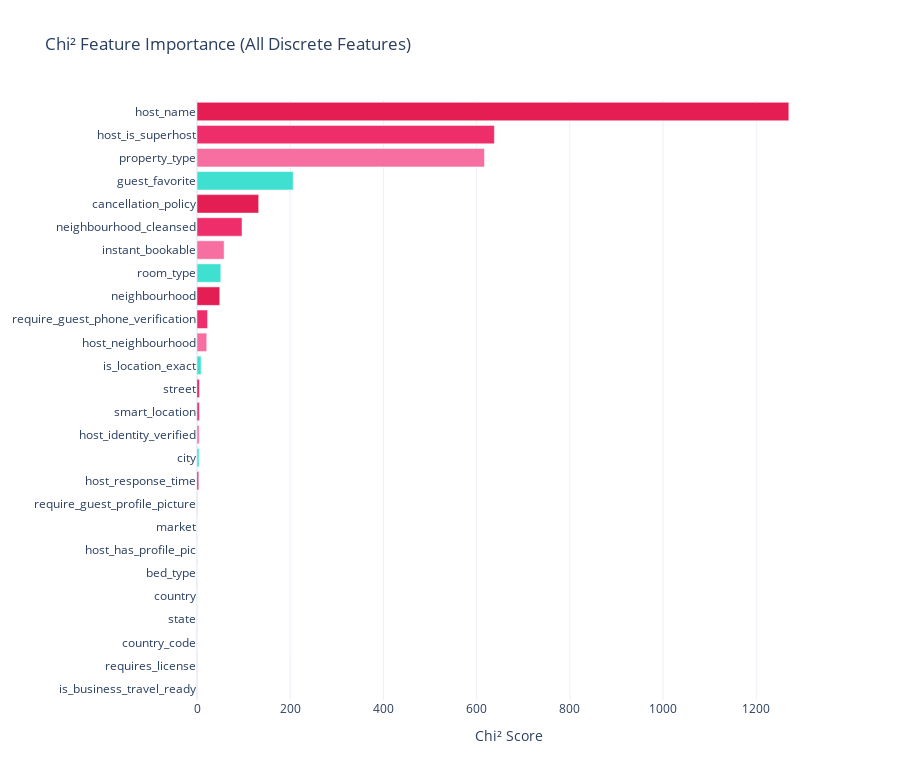

The cell this chart's notebook holds for it:
### Code cell
import plotly.graph_objects as go

chi2_scores_sorted = chi2_scores.sort_values(by='Chi2 Score', ascending=False).reset_index(drop=True)
features = chi2_scores_sorted['Feature']
scores = chi2_scores_sorted['Chi2 Score']
colors = ['#E41D53', '#EE2D6B', '#F76EA0', '#40E0D0']
color_cycle = [colors[i % len(colors)] for i in range(len(features))]
fig = go.Figure(go.Bar(
    x=scores,
    y=features,
    orientation='h',
    marker=dict(color=color_cycle)
))
fig.update_layout(
    title='Chi² Feature Importance (All Discrete Features)',
    xaxis_title='Chi² Score',
    yaxis=dict(autorange='reversed'),
    template='plotly_white',
    height=30 * len(features)
)

fig.show()

### Figure 1 — Plotly figure (JSON) as saved in the notebook; plotly's stock layout.template omitted (floating-point values rounded to 4 significant figures)
{"data": [{"marker": {"color": ["#E41D53", "#EE2D6B", "#F76EA0", "#40E0D0", "#E41D53", "#EE2D6B", "#F76EA0", "#40E0D0", "#E41D53", "#EE2D6B", "#F76EA0", "#40E0D0", "#E41D53", "#EE2D6B", "#F76EA0", "#40E0D0", "#E41D53", "#EE2D6B", "#F76EA0", "#40E0D0", "#E41D53", "#EE2D6B", "#F76EA0", "#40E0D0", "#E41D53", "#EE2D6B"]}, "orientation": "h", "type": "bar", "x": [1270.0, 638.1, 616.8, 206.5, 132.4, 96.63, 58.18, 51.09, 48.88, 22.63, 20.94, 8.801, 5.009, 4.999, 4.576, 4.372, 3.693, 0.4915, 0.01262, 0.003249, 0.002317, 0.001459, 0.0003706, 8.155e-05, null, null], "y": ["host_name", "host_is_superhost", "property_type", "guest_favorite", "cancellation_policy", "neighbourhood_cleansed", "instant_bookable", "room_type", "neighbourhood", "require_guest_phone_verification", "host_neighbourhood", "is_location_exact", "street", "smart_location", "host_identity_verified", "city", "host_response_time", "require_guest_profile_picture", "market", "host_has_profile_pic", "bed_type", "country", "state", "country_code", "requires_license", "is_business_travel_ready"]}], "layout": {"height": 780, "title": {"text": "Chi² Feature Importance (All Discrete Features)"}, "xaxis": {"title": {"text": "Chi² Score"}}, "yaxis": {"autorange": "reversed"}}}
